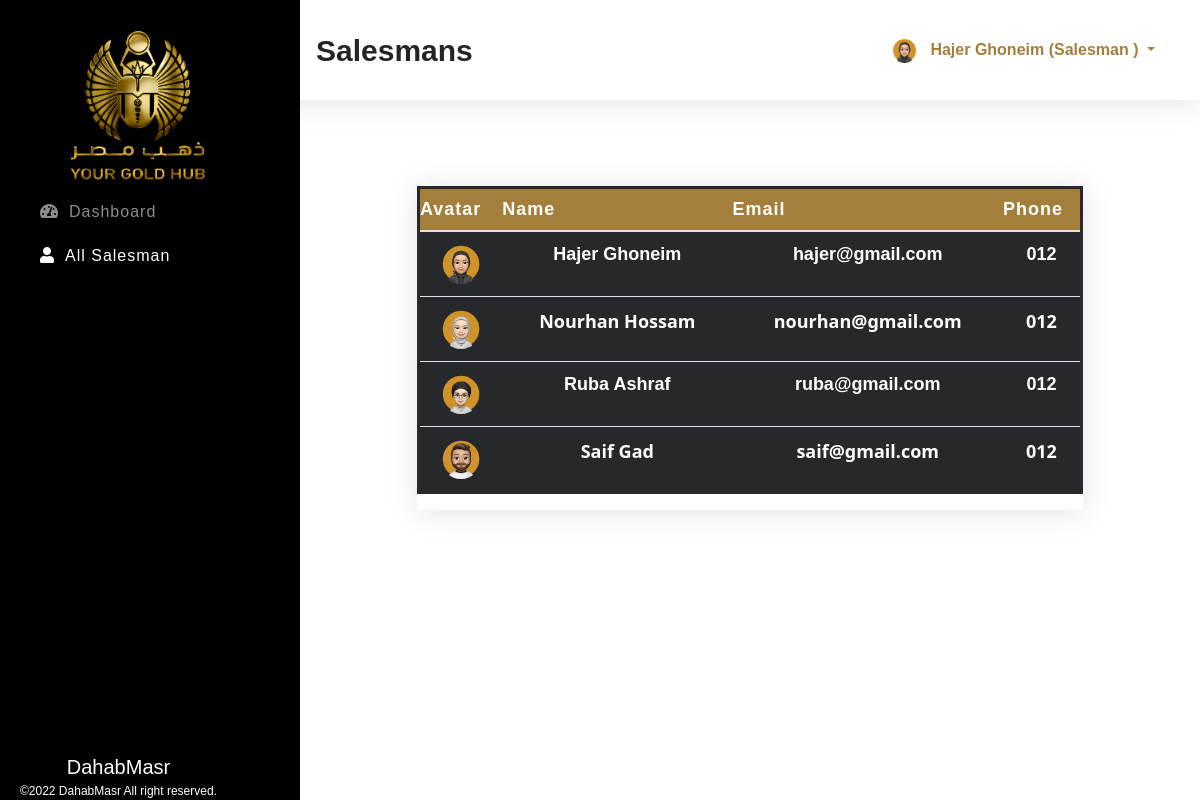
The page /inc/salesman.php?id=allSalesman (signed in) on the database its author committed.
### tables this page shows
CREATE TABLE `salesmans` (
  `id` int(11) NOT NULL,
  `fname` varchar(100) NOT NULL,
  `lname` varchar(100) NOT NULL,
  `email` varchar(100) NOT NULL,
  `phone` varchar(100) NOT NULL,
  `password` varchar(255) NOT NULL,
  `role` varchar(100) NOT NULL,
  `avatar` varchar(255) NOT NULL
);

### inc/salesman.php (the view, shortened to what this page needs)
<?php
    $sessionId = isset($_SESSION['id']) ?$_SESSION['id'] :'';
    $sessionRole = isset($_SESSION['role']) ?$_SESSION['role'] :'';
    include_once "../config.php";
    $id = isset($_REQUEST['id']) ? $_REQUEST['id']:'dashboard';
    $action = isset($_REQUEST['action']) ?$_REQUEST['action']: '';
?>
<!DOCTYPE html>
<html lang="en">
<head>
    <link rel="stylesheet" href="../assets/css/bootstrap.min.css">
    <link rel="stylesheet" href="../assets/css/all.min.css">
    <link rel="stylesheet" href="../assets/css/style.css">
</head>
<body>
<section class="topber">
        <div class="topber__title">
            <span class="topber__title--text">
                <?php
                    if ( 'dashboard' == $id ) {
                        echo "DashBoard";
                    } elseif ( 'addSalesman' == $id ) {
                        echo "Add Salesman";
                    } elseif ( 'allSalesman' == $id ) {
                        echo "Salesmans";
                    } elseif ( 'userProfile' == $id ) {
                        echo "Your Profile";
                    } elseif ( 'editSalesman' == $action ) {
                        echo "Edit Salesman";
                    }
                ?>
            </span>
        </div>
        <div class="topber__profile">
            <?php
                $query = "SELECT fname,lname,role,avatar FROM {$sessionRole}s WHERE id='$sessionId'";
                $result = mysqli_query( $connection, $query );
                if ( $data = mysqli_fetch_assoc( $result ) ) {
                    $fname = $data['fname'];
                    $lname = $data['lname'];
                    $role = $data['role'];
                    $avatar = $data['avatar'];
                ?>
                <img src="../assets/img/<?php echo "$avatar"; ?>" height="25" width="25" class="rounded-circle" alt="profile">
                <div class="dropdown">
                    <button class="btn dropdown-toggle" type="button" id="dropdownMenuButton" data-toggle="dropdown" aria-haspopup="true" aria-expanded="false">
                    <?php
                        echo "$fname $lname (" . ucwords( $role ) . " )";
                        }
                    ?>
                    </button>
                </div>
        </div>
    </section>
    <section id="sideber" class="sideber">
        <ul class="sideber__ber">
        <img class="logo" src="../assets/img/logo.png" alt="Dahab" style="width:150px">
            <li id="left" class="sideber__item<?php if ( 'dashboard' == $id ) {
                                                  echo " active";
                                              }?>">
                <a href="../index.php?id=dashboard"><i id="left" class="fas fa-tachometer-alt"></i>Dashboard</a>
            </li>
            <li id="left" class="sideber__item<?php if ( 'allSalesman' == $id ) {
    echo " active";
}?>">
                <a href="salesman.php?id=allSalesman"><i id="left" class="fas fa-user"></i>All Salesman</a>
            </li>
        </ul>
        <footer class="text-center" style="font-size:12px;" ><span>DahabMasr</span><br>©2022 DahabMasr All right reserved.</footer>
    </section>
    <section class="main">
        <div class="container">
            <div class="salesman">
                <?php if ( 'allSalesman' == $id ) {?>
                    <div class="allSalesman">
                        <div class="main__table">
                            <table class="table">
                                <thead>
                                    <tr>
                                        <th scope="col">Avatar</th>
                                        <th scope="col">Name</th>
                                        <th scope="col">Email</th>
                                        <th scope="col">Phone</th>
                                    </tr>
                                </thead>
                                <tbody>
                                    <?php
                                        $getSalesman = "SELECT * FROM salesmans";
                                            $result = mysqli_query( $connection, $getSalesman );
                                        while ( $salesman = mysqli_fetch_assoc( $result ) ) {?>
                                        <tr>
                                             <td>
                                                <center><img class="rounded-circle" width="40" height="40" src="../assets/img/<?php echo $salesman['avatar']; ?>" alt=""></center>
                                            </td>
                                            <td><?php printf( "%s %s", $salesman['fname'], $salesman['lname'] );?></td>
                                            <td><?php printf( "%s", $salesman['email'] );?></td>
                                            <td><?php printf( "%s", $salesman['phone'] );?></td>
                                        </tr>
                                    <?php }?>
                                </tbody>
                            </table>
                        </div>
                    </div>
                <?php }?>
            </div>
        </div>
    </section>
</body>
</html>

### assets/css/style.css (style rules this page uses)
*, *::before, *::after { margin: 0; padding: 0; -webkit-box-sizing: border-box; box-sizing: border-box; }
body { font-family: sans-serif; }
a { text-decoration: none !important; }
.topber { position: fixed; width: 100%; top: 0; left: 0; padding-left: 300px; right: 0; z-index: 999; -webkit-box-shadow: 0 0.15rem 1.75rem 0 rgba(58, 59, 69, 0.15); box-shadow: 0 0.15rem 1.75rem 0 rgba(58, 59, 69, 0.15); background-color: #fff; }
.topber__title { height: 12.5vh; float: left; display: -webkit-box; display: -ms-flexbox; display: flex; -webkit-box-orient: horizontal; -webkit-box-direction: normal; -ms-flex-direction: row; flex-direction: row; -webkit-box-align: center; -ms-flex-align: center; align-items: center; padding-left: 1rem; }
.topber__title--text { font-size: 30px; font-weight: bold; }
.topber__profile { height: 12.5vh; float: right; padding-right: 10px; display: -webkit-box; display: -ms-flexbox; display: flex; -webkit-box-orient: horizontal; -webkit-box-direction: normal; -ms-flex-direction: row; flex-direction: row; -webkit-box-align: center; -ms-flex-align: center; align-items: center; padding: 2rem; }
.topber__profile button { color: #A47E3B; line-height: 10px; font-weight: bold; }
.sideber { position: fixed; top: 0; overflow-y: auto; left: 0; bottom: 0; width: 300px; height: 100vh; padding: 40px 20px 20px 20px; background-color: #000000; background-size: cover; -webkit-transition: left 0.5s ease; transition: left 0.5s ease; z-index: 999; }
.sideber__ber { list-style: none; }
.sideber__item { padding: 10px; }
.sideber__item a { color: rgba(255, 255, 255, 0.55); font-size: 16px; letter-spacing: 1px; font-weight: 500; }
.sideber__item a i { color: rgba(255, 255, 255, 0.55); padding: 0 10px; }
.sideber__item:hover a, .sideber__item.active a, .sideber__item.active i, .sideber__item:hover i { color: #fff; -webkit-transition: 0.3s ease; transition: 0.3s ease; }
.sideber footer { position: absolute; bottom: 0; font-size: 16px; color: #fff; }
.sideber footer span { font-size: 20px; }
.main { margin-left: 300px; margin-top: 10vh; padding: 2rem; }
.main__table { margin: 50px 70px; -webkit-box-shadow: 0 0.15rem 1.75rem 0 rgba(58, 59, 69, 0.15); box-shadow: 0 0.15rem 1.75rem 0 rgba(58, 59, 69, 0.15); overflow-x: auto; }
.main__table .table { font-size: 18px; font-weight: 400; }
.main__table .table th { color: #ffffff; background: #A47E3B; }
.main__table .table tr:nth-child(even) { background: #26282B; }
table { border:3px solid #26282B; border-radius:3px; }
table tr:nth-child(1) { background-color:#A47E3B; }
table tr:nth-child(1) th { color:#EEEEEE; padding:10px 0px; letter-spacing: 1px; }
table td { padding:6px; color:white; text-align: center; font-weight: bold; background-color: #26282B; }
table tr:nth-child(even) { background-color:#26282B; color:#B4A5A5; font-family: system-ui; }
.logo { width: 200px !important; margin-top: -20px; margin-left: 20px; }

### rows shown on the page
salesmans: avatar (picture), fname "Hajer", lname "Ghoneim", role "Salesman", email "hajer@gmail.com", phone "012"
salesmans: avatar (picture), fname "Nourhan", lname "Hossam", email "nourhan@gmail.com", phone "012"
salesmans: avatar (picture), fname "Ruba", lname "Ashraf", email "ruba@gmail.com", phone "012"
salesmans: avatar (picture), fname "Saif", lname "Gad", email "saif@gmail.com", phone "012"
